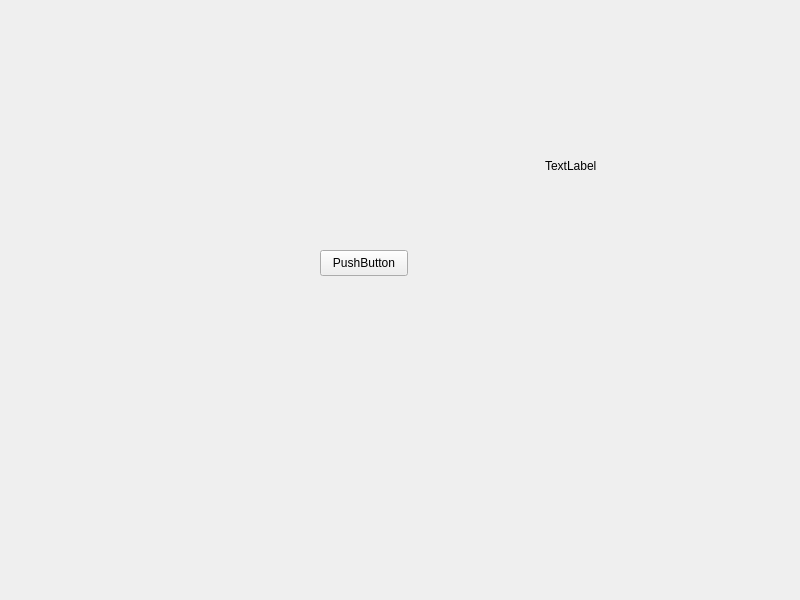
<?xml version="1.0" encoding="UTF-8"?>
<ui version="4.0">
 <class>Widget</class>
 <widget class="QWidget" name="Widget">
  <property name="geometry">
   <rect>
    <x>0</x>
    <y>0</y>
    <width>800</width>
    <height>600</height>
   </rect>
  </property>
  <property name="windowTitle">
   <string>Widget</string>
  </property>
  <widget class="QPushButton" name="pushButton">
   <property name="geometry">
    <rect>
     <x>320</x>
     <y>250</y>
     <width>88</width>
     <height>26</height>
    </rect>
   </property>
   <property name="text">
    <string>PushButton</string>
   </property>
  </widget>
  <widget class="QLabel" name="colorLabel">
   <property name="geometry">
    <rect>
     <x>545</x>
     <y>140</y>
     <width>121</width>
     <height>51</height>
    </rect>
   </property>
   <property name="text">
    <string>TextLabel</string>
   </property>
  </widget>
 </widget>
 <resources/>
 <connections/>
</ui>
